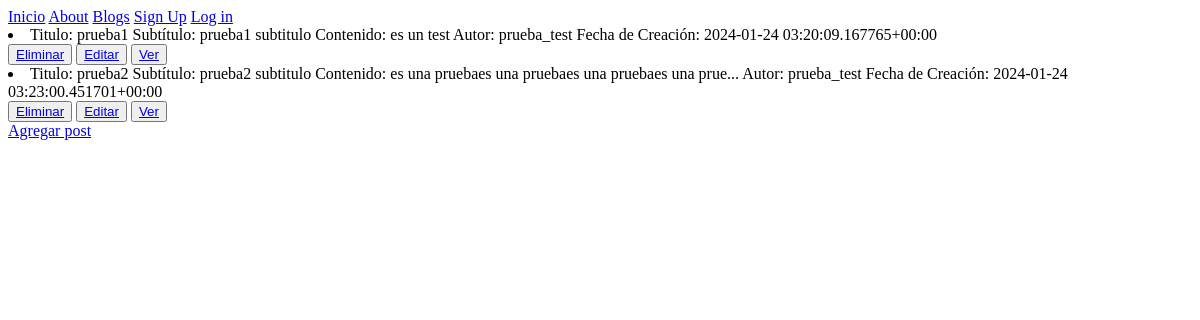
Before: /app/blogs with the older database file.
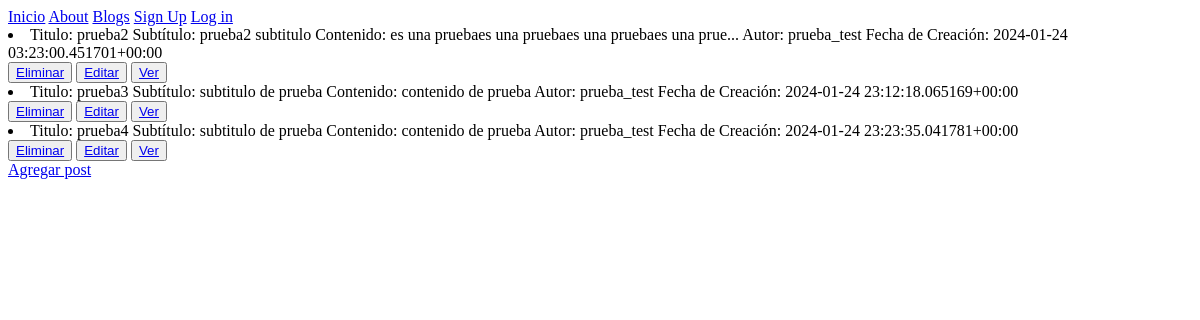
After: the same page with the newer database file.
### users/models.py (models this page shows)
class Blog(models.Model):
    titulo = models.CharField(max_length=50)
    subtitulo = models.CharField(max_length=30)
    contenido = models.TextField()
    autor = models.ForeignKey(User, on_delete=models.CASCADE, null=True)
    creado = models.DateTimeField(auto_now_add=True)
    def __str__(self):
        contenido_resumido = self.contenido[:50] + '...' if len(self.contenido) > 50 else self.contenido
        return (
            f"Titulo: {self.titulo}\n"
            f"Subtítulo: {self.subtitulo}\n"
            f"Contenido: {contenido_resumido}\n"
            f"Autor: {self.autor}\n"
            f"Fecha de Creación: {self.creado}"
        )

### users/views.py (the view)
# urls.py: path('blogs', leer_blogs, name='blogs' ),
def leer_blogs(request):
    blogs = Blog.objects.all()
    contexto ={'blogs':blogs}
    return render(request, 'leer_blogs.html', contexto)

### users/templates/leer_blogs.html
{% extends 'index.html' %}
{% block repite %}
    {% for b in blogs %}
        <li>{{ b }}</li>
        <button>
            <a href="{% url 'eliminarpost' b.titulo %}">Eliminar</a>
        </button>
        <button>
            <a href="{% url 'editar' b.titulo %}">Editar</a>
        </button>
        <button>
            <a href="{% url 'detalle' b.titulo %}">Ver</a>
        </button>
    {% endfor %}
    <br>
    <a href="{% url 'posteo' %}">Agregar post</a>
{% endblock %}

### users/templates/index.html (shortened to what this page needs)
<!DOCTYPE html>
<html>
    <head>
    </head>
    <body>
        <nav class="navbar navbar-light bg-light static-top">
            <div class="container">
                <a class="navbar-brand" href="{% url "index"%}">Inicio</a>
                <a class="navbar-brand" href="{% url "about"%}">About</a>
                <a class="navbar-brand" href="{% url "blogs"%}">Blogs</a>
                {% if request.user.is_authenticated %}
                <form method='post'action='{% url 'logout' %}'>
                    {% csrf_token %}
                    <button type='submit'>logout</button>
                </form>
                <a class="btn btn-primary" href="{% url "perfil"%}">perfil</a>
                {% else %}
                <a class="btn btn-primary" href="{% url "registro"%}">Sign Up</a>
                <a class="btn btn-primary" href="{% url "login" %}">Log in</a>
                {% endif %}
            </div>
        </nav>
        {% block repite %}
        {% endblock  %}
    </body>
</html>

Changed rows visible on the page:
removed Blog: contenido+titulo+subtitulo "Titulo: prueba1 Subtítulo: prueba1 subtitulo Contenido: es un test Autor: prueba_test Fecha de Creación: 2024-01-24 03:20:09.167765+00:00"
added Blog: contenido+titulo+subtitulo "Titulo: prueba3 Subtítulo: subtitulo de prueba Contenido: contenido de prueba Autor: prueba_test Fecha de Creación: 2024-01-24 23:12:18.065169+00:00"
added Blog: contenido+titulo+subtitulo "Titulo: prueba4 Subtítulo: subtitulo de prueba Contenido: contenido de prueba Autor: prueba_test Fecha de Creación: 2024-01-24 23:23:35.041781+00:00"
